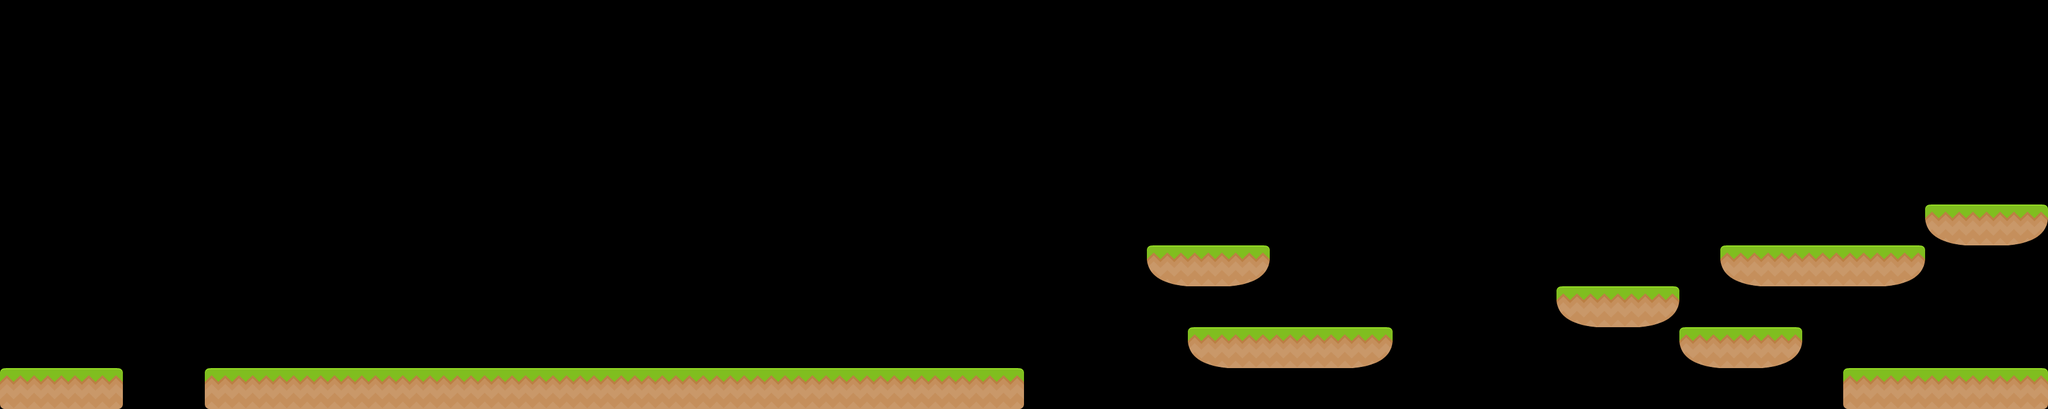

Tiled map render using the project's own tile images. Description and the whole map definition, tile-layer contents included, below:
An orthogonal 50x10 tile map with 70x70 px tiles, 1 tile layer (Tile Layer 1) and 26 objects (9x platform, 5x destrBox, 2x portal, 2x enemyZombie, 2x enemyBox, ...).

<map version="1.2" tiledversion="1.2.3" orientation="orthogonal" renderorder="right-down" width="50" height="10" tilewidth="70" tileheight="70" infinite="0" nextlayerid="4" nextobjectid="78">
 <properties>
  <property name="star1time" type="float" value="44" />
 </properties>
 <tileset firstgid="1" name="tiles_spritesheet" tilewidth="70" tileheight="70" spacing="2" tilecount="156" columns="12">
  <image source="tiles_spritesheet.png" width="914" height="936" />
 </tileset>
 <layer id="3" name="Tile Layer 1" width="50" height="10">
  <data encoding="csv">
0,0,0,0,0,0,0,0,0,0,0,0,0,0,0,0,0,0,0,0,0,0,0,0,0,0,0,0,0,0,0,0,0,0,0,0,0,0,0,0,0,0,0,0,0,0,0,0,0,0,
0,0,0,0,0,0,0,0,0,0,0,0,0,0,0,0,0,0,0,0,0,0,0,0,0,0,0,0,0,0,0,0,0,0,0,0,0,0,0,0,0,0,0,0,0,0,0,0,0,0,
0,0,0,0,0,0,0,0,0,0,0,0,0,0,0,0,0,0,0,0,0,0,0,0,0,0,0,0,0,0,0,0,0,0,0,0,0,0,0,0,0,0,0,0,0,0,0,0,0,0,
0,0,0,0,0,0,0,0,0,0,0,0,0,0,0,0,0,0,0,0,0,0,0,0,0,0,0,0,0,0,0,0,0,0,0,0,0,0,0,0,0,0,0,0,0,0,0,0,0,0,
0,0,0,0,0,0,0,0,0,0,0,0,0,0,0,0,0,0,0,0,0,0,0,0,0,0,0,0,0,0,0,0,0,0,0,0,0,0,0,0,0,0,0,0,0,0,0,0,0,0,
0,0,0,0,0,0,0,0,0,0,0,0,0,0,0,0,0,0,0,0,0,0,0,0,0,0,0,0,0,0,0,0,0,0,0,0,0,0,0,0,0,0,0,0,0,0,0,129,104,105,
0,0,0,0,0,0,0,0,0,0,0,0,0,0,0,0,0,0,0,0,0,0,0,0,0,0,0,0,129,104,105,0,0,0,0,0,0,0,0,0,0,0,129,104,104,104,105,0,0,0,
0,0,0,0,0,0,0,0,0,0,0,0,0,0,0,0,0,0,0,0,0,0,0,0,0,0,0,0,0,0,0,0,0,0,0,0,0,0,129,104,105,0,0,0,0,0,0,0,0,0,
0,0,0,0,0,0,0,0,0,0,0,0,0,0,0,0,0,0,0,0,0,0,0,0,0,0,0,0,0,129,104,104,104,105,0,0,0,0,0,0,0,129,104,105,0,0,0,0,0,0,
116,104,92,0,0,116,104,104,104,104,104,104,104,104,104,104,104,104,104,104,104,104,104,104,92,0,0,0,0,0,0,0,0,0,0,0,0,0,0,0,0,0,0,0,0,116,104,104,104,92
</data>
 </layer>
 <objectgroup id="2" name="Object Layer 1">
  <object id="1" type="exitSign" gid="65" x="3360" y="350" width="70" height="70" />
  <object id="3" type="doorBot" gid="58" x="3430" y="350" width="70" height="70" />
  <object id="4" type="doorTop" gid="46" x="3430" y="280" width="70" height="70" />
  <object id="18" type="platform" x="0" y="630" width="210" height="70" />
  <object id="38" type="platform" x="3290" y="350" width="210" height="70" />
  <object id="42" type="destrBox" gid="73" x="1960" y="420" width="70" height="70" />
  <object id="43" type="destrBox" gid="73" x="2100" y="420" width="70" height="70" />
  <object id="44" type="destrBox" gid="73" x="1820" y="630" width="70" height="70" />
  <object id="45" type="destrBox" gid="73" x="2030" y="420" width="70" height="70" />
  <object id="46" type="destrBox" gid="73" x="1890" y="560" width="70" height="70" />
  <object id="48" type="exitTrigger" x="2940" y="350" width="210" height="70" />
  <object id="54" type="platform" x="350" y="630" width="1400" height="70" />
  <object id="55" type="platform" x="1960" y="420" width="210" height="70" />
  <object id="56" type="platform" x="2940" y="420" width="350" height="70" />
  <object id="57" type="platform" x="2030" y="560" width="350" height="70" />
  <object id="66" type="question" gid="25" x="2100" y="560" width="70" height="70">
   <properties>
    <property name="answer" value="2" />
    <property name="question" value="How many zombies did you encounter?" />
   </properties>
  </object>
  <object id="67" type="messagePrompt" x="350" y="560" width="210" height="70">
   <properties>
    <property name="message" value="Jump over zombies to avoid being hit" />
   </properties>
  </object>
  <object id="69" type="portal" gid="98" x="2030" y="560" width="70" height="70" />
  <object id="70" type="portal" gid="98" x="3430" y="630" width="70" height="70" />
  <object id="71" type="platform" x="2660" y="490" width="210" height="70" />
  <object id="72" type="platform" x="2870" y="560" width="210" height="70" />
  <object id="73" type="platform" x="3150" y="630" width="350" height="70" />
  <object id="74" type="enemyZombie" x="630" y="560" width="70" height="70">
   <properties>
    <property name="patrolEndX" type="int" value="840" />
   </properties>
  </object>
  <object id="75" type="enemyZombie" x="1100" y="560" width="70" height="70">
   <properties>
    <property name="patrolEndX" type="int" value="1700" />
   </properties>
  </object>
  <object id="76" type="enemyBox" gid="61" x="3150" y="420" width="70" height="70" />
  <object id="77" type="enemyBox" gid="61" x="3290" y="630" width="70" height="70" />
 </objectgroup>
</map>
